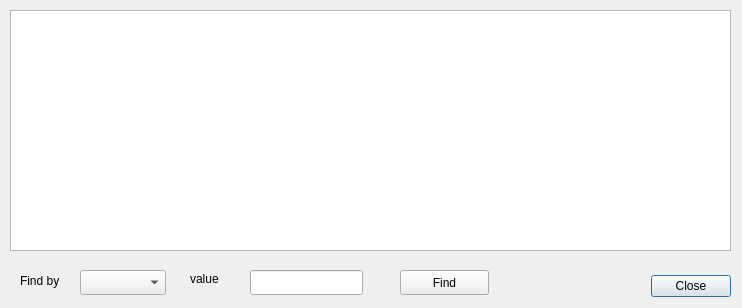
<?xml version="1.0" encoding="UTF-8"?>
<ui version="4.0">
 <class>FindDialog</class>
 <widget class="QDialog" name="FindDialog">
  <property name="geometry">
   <rect>
    <x>0</x>
    <y>0</y>
    <width>742</width>
    <height>308</height>
   </rect>
  </property>
  <property name="windowTitle">
   <string>Dialog</string>
  </property>
  <widget class="QDialogButtonBox" name="buttonBox">
   <property name="geometry">
    <rect>
     <x>650</x>
     <y>270</y>
     <width>81</width>
     <height>32</height>
    </rect>
   </property>
   <property name="orientation">
    <enum>Qt::Horizontal</enum>
   </property>
   <property name="standardButtons">
    <set>QDialogButtonBox::Close</set>
   </property>
  </widget>
  <widget class="QWidget" name="verticalLayoutWidget">
   <property name="geometry">
    <rect>
     <x>10</x>
     <y>10</y>
     <width>721</width>
     <height>241</height>
    </rect>
   </property>
   <layout class="QVBoxLayout" name="verticalLayout">
    <item>
     <widget class="QTableView" name="tableView">
      <property name="enabled">
       <bool>true</bool>
      </property>
     </widget>
    </item>
   </layout>
  </widget>
  <widget class="QComboBox" name="comboBox">
   <property name="geometry">
    <rect>
     <x>80</x>
     <y>270</y>
     <width>86</width>
     <height>25</height>
    </rect>
   </property>
  </widget>
  <widget class="QLabel" name="label">
   <property name="geometry">
    <rect>
     <x>20</x>
     <y>270</y>
     <width>67</width>
     <height>21</height>
    </rect>
   </property>
   <property name="text">
    <string>Find by </string>
   </property>
  </widget>
  <widget class="QLabel" name="label_2">
   <property name="geometry">
    <rect>
     <x>190</x>
     <y>270</y>
     <width>67</width>
     <height>17</height>
    </rect>
   </property>
   <property name="text">
    <string>value</string>
   </property>
  </widget>
  <widget class="QLineEdit" name="lineEdit">
   <property name="geometry">
    <rect>
     <x>250</x>
     <y>270</y>
     <width>113</width>
     <height>25</height>
    </rect>
   </property>
  </widget>
  <widget class="QPushButton" name="pushButton">
   <property name="geometry">
    <rect>
     <x>400</x>
     <y>270</y>
     <width>89</width>
     <height>25</height>
    </rect>
   </property>
   <property name="text">
    <string>Find</string>
   </property>
  </widget>
 </widget>
 <resources/>
 <connections>
  <connection>
   <sender>buttonBox</sender>
   <signal>accepted()</signal>
   <receiver>FindDialog</receiver>
   <slot>accept()</slot>
   <hints>
    <hint type="sourcelabel">
     <x>730</x>
     <y>434</y>
    </hint>
    <hint type="destinationlabel">
     <x>157</x>
     <y>274</y>
    </hint>
   </hints>
  </connection>
  <connection>
   <sender>buttonBox</sender>
   <signal>rejected()</signal>
   <receiver>FindDialog</receiver>
   <slot>reject()</slot>
   <hints>
    <hint type="sourcelabel">
     <x>730</x>
     <y>440</y>
    </hint>
    <hint type="destinationlabel">
     <x>286</x>
     <y>274</y>
    </hint>
   </hints>
  </connection>
 </connections>
</ui>
